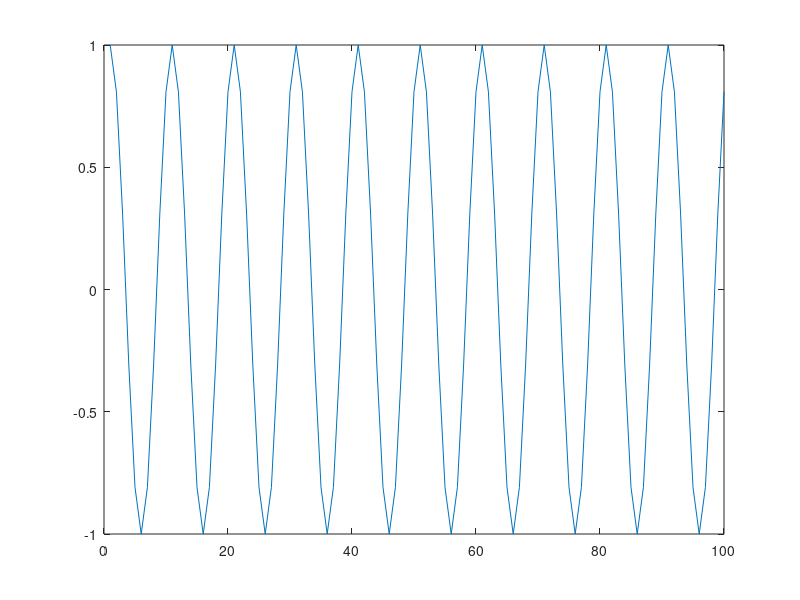
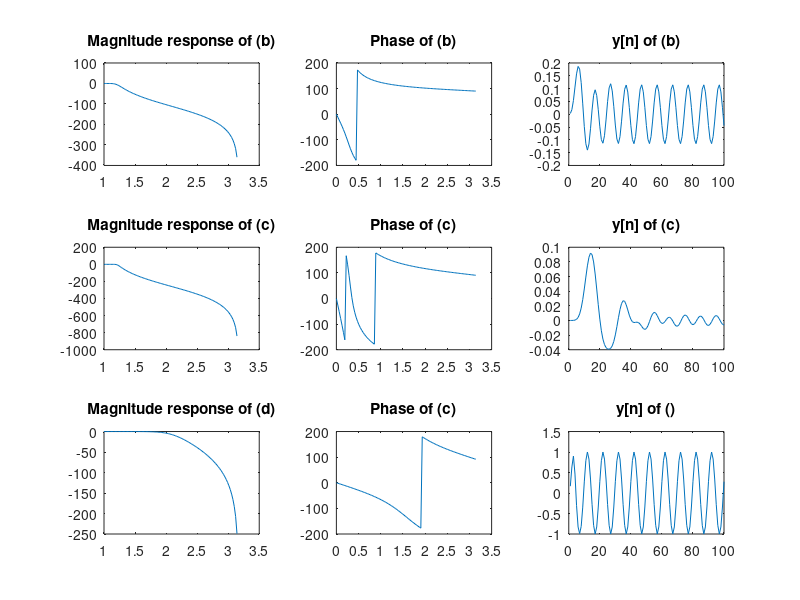

Write MATLAB code to recreate these figures, in order.
%(1.a)
n1 = linspace(1,100);
n2 = linspace(1,pi,100);
n3 = linspace(0,pi,100);
x_n = cos(2*pi*(n1-1)*0.1);
figure, plot (x_n)

%(1.b)
[b1,a1] = butter(3,0.1);
[H1,w1] = freqz(b1,a1,100);
print (H1);
y1 = filter(b1,a1,x_n);

%(1.c)
[b2,a2] = butter(7,0.1);
[H2,w2] = freqz(b2,a2,100);
y2 = filter(b2,a2,x_n);

%(1.d)
[b3,a3] = butter(3,0.5);
[H3,w3] = freqz(b3,a3,100);
y3 = filter(b3,a3,x_n);


%Plotting in subplot
figure(2);

subplot(3,3,1),plot(n2,20*log(abs(H1))),title("Magnitude response of (b)");
subplot(3,3,2),plot(n3,angle(H1)*180/pi),title("Phase of (b)");
subplot(3,3,3),plot(n1,y1),title("y[n] of (b)");
subplot(3,3,4),plot(n2,20*log(abs(H2))),title("Magnitude response of (c)");
subplot(3,3,5),plot(n3,angle(H2)*180/pi),title("Phase of (c)");
subplot(3,3,6),plot(n1,y2),title("y[n] of (c)");
subplot(3,3,7),plot(n2,20*log(abs(H3))),title("Magnitude response of (d)");
subplot(3,3,8),plot(n3,angle(H3)*180/pi),title("Phase of (c)");
subplot(3,3,9),plot(n1,y3),title("y[n] of ()");
